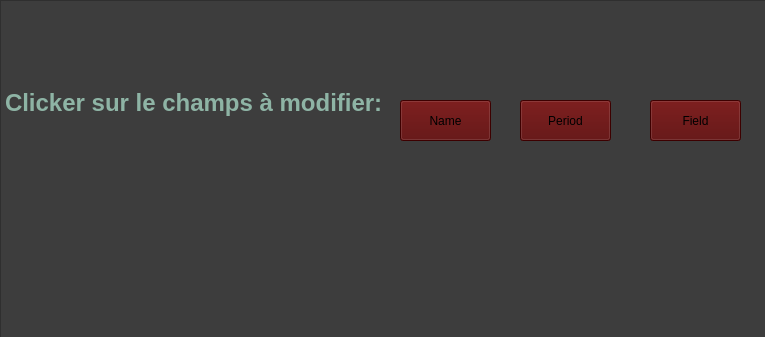
<?xml version="1.0" encoding="UTF-8"?>
<ui version="4.0">
 <class>modifyfilm</class>
 <widget class="QWidget" name="modifyfilm">
  <property name="geometry">
   <rect>
    <x>0</x>
    <y>0</y>
    <width>765</width>
    <height>337</height>
   </rect>
  </property>
  <property name="windowTitle">
   <string>Form</string>
  </property>
  <property name="styleSheet">
   <string notr="true">background-color: rgb(61, 61, 61);</string>
  </property>
  <widget class="QTextBrowser" name="textBrowser">
   <property name="geometry">
    <rect>
     <x>0</x>
     <y>0</y>
     <width>781</width>
     <height>351</height>
    </rect>
   </property>
   <property name="styleSheet">
    <string notr="true"/>
   </property>
   <property name="html">
    <string>&lt;!DOCTYPE HTML PUBLIC &quot;-//W3C//DTD HTML 4.0//EN&quot; &quot;http://www.w3.org/TR/REC-html40/strict.dtd&quot;&gt;
&lt;html&gt;&lt;head&gt;&lt;meta name=&quot;qrichtext&quot; content=&quot;1&quot; /&gt;&lt;meta charset=&quot;utf-8&quot; /&gt;&lt;style type=&quot;text/css&quot;&gt;
p, li { white-space: pre-wrap; }
hr { height: 1px; border-width: 0; }
li.unchecked::marker { content: &quot;\2610&quot;; }
li.checked::marker { content: &quot;\2612&quot;; }
&lt;/style&gt;&lt;/head&gt;&lt;body style=&quot; font-family:'Segoe UI'; font-size:9pt; font-weight:400; font-style:normal;&quot;&gt;
&lt;p style=&quot;-qt-paragraph-type:empty; margin-top:0px; margin-bottom:0px; margin-left:0px; margin-right:0px; -qt-block-indent:0; text-indent:0px;&quot;&gt;&lt;br /&gt;&lt;/p&gt;
&lt;p style=&quot;-qt-paragraph-type:empty; margin-top:0px; margin-bottom:0px; margin-left:0px; margin-right:0px; -qt-block-indent:0; text-indent:0px; font-size:18pt; color:#8eb4a5;&quot;&gt;&lt;br /&gt;&lt;/p&gt;
&lt;p style=&quot;-qt-paragraph-type:empty; margin-top:0px; margin-bottom:0px; margin-left:0px; margin-right:0px; -qt-block-indent:0; text-indent:0px; font-size:18pt; color:#8eb4a5;&quot;&gt;&lt;br /&gt;&lt;/p&gt;
&lt;p style=&quot;-qt-paragraph-type:empty; margin-top:0px; margin-bottom:0px; margin-left:0px; margin-right:0px; -qt-block-indent:0; text-indent:0px; color:#8eb4a5;&quot;&gt;&lt;br /&gt;&lt;/p&gt;
&lt;p style=&quot; margin-top:0px; margin-bottom:0px; margin-left:0px; margin-right:0px; -qt-block-indent:0; text-indent:0px;&quot;&gt;&lt;span style=&quot; font-size:18pt; font-weight:700; color:#8eb4a5;&quot;&gt;Clicker sur le champs à modifier: &lt;/span&gt;&lt;/p&gt;&lt;/body&gt;&lt;/html&gt;</string>
   </property>
  </widget>
  <widget class="QPushButton" name="pushButton">
   <property name="geometry">
    <rect>
     <x>400</x>
     <y>100</y>
     <width>91</width>
     <height>41</height>
    </rect>
   </property>
   <property name="styleSheet">
    <string notr="true">font: 700 9pt &quot;Segoe Print&quot;;
background-color: rgb(85, 0, 0);</string>
   </property>
   <property name="text">
    <string>Name</string>
   </property>
  </widget>
  <widget class="QPushButton" name="pushButton_2">
   <property name="geometry">
    <rect>
     <x>520</x>
     <y>100</y>
     <width>91</width>
     <height>41</height>
    </rect>
   </property>
   <property name="styleSheet">
    <string notr="true">font: 700 9pt &quot;Segoe Print&quot;;
background-color: rgb(85, 0, 0);</string>
   </property>
   <property name="text">
    <string>Period</string>
   </property>
  </widget>
  <widget class="QPushButton" name="pushButton_3">
   <property name="geometry">
    <rect>
     <x>650</x>
     <y>100</y>
     <width>91</width>
     <height>41</height>
    </rect>
   </property>
   <property name="styleSheet">
    <string notr="true">font: 700 9pt &quot;Segoe Print&quot;;
background-color: rgb(85, 0, 0);</string>
   </property>
   <property name="text">
    <string>Field</string>
   </property>
  </widget>
 </widget>
 <resources/>
 <connections/>
</ui>
